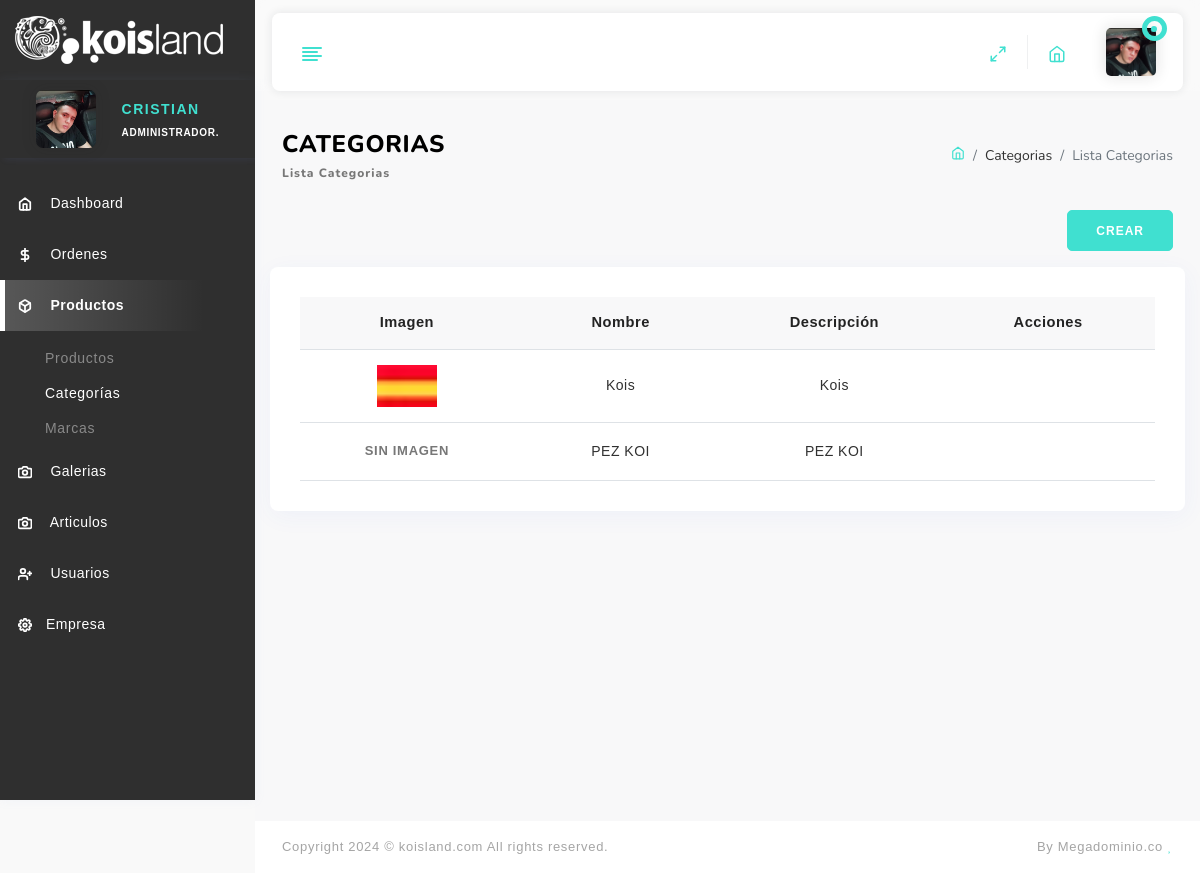
Page /pro/categorias/ (signed in) on the committed database.
### usr/models.py (models this page shows, shortened)
class User(AbstractUser):
    image = models.ImageField(upload_to='img-users/', blank=True, null=True)
    identificacion = models.IntegerField(default=0, blank=True, null=True)
    telefono = models.IntegerField(default=0, blank=True, null=True)
    direccion = models.CharField(max_length=100, blank=True, null=True)
    cargo = models.ForeignKey(Cargo, on_delete=models.CASCADE, blank=True, null=True)

class Cargo(ClaseModelo):
    nombre = models.CharField(max_length=250)
    def __str__(self):
        return '{}'.format(self.nombre)

### bas/models.py (models this page shows, shortened)
class ClaseModelo(models.Model):
    estado = models.BooleanField(default=True)
    fc = models.DateTimeField(auto_now_add=True)
    fm = models.DateTimeField(auto_now=True)
    uc = models.ForeignKey(settings.AUTH_USER_MODEL,null=True, blank=True, on_delete=models.DO_NOTHING, related_name='%(class)s_requests_created')
    um = models.IntegerField(blank=True,null=True)
    class Meta:
        abstract=True

class Empresa(ClaseModelo):
    nombre = models.CharField(max_length=250)
    telefono = models.IntegerField(blank=True, null=True)
    logo = models.ImageField(upload_to="upload/images/empresa", blank=True, null=True)
    web = models.URLField(blank=True, null=True)
    terminos = models.TextField(max_length=512, blank=True, null=True)
    nit = models.IntegerField(blank=True, null=True)
    last_updated = models.DateTimeField(auto_now=True, editable=False)
    email = models.EmailField(blank=True, null=True)
    direccion = models.CharField(max_length=250, blank=True, null=True)
    created = models.DateTimeField(auto_now_add=True, editable=False)
    whatsapp = models.IntegerField(blank=True, null=True)
    estado = models.BooleanField(default=True)

### pro/models.py (models this page shows, shortened)
class Categoria(ClaseModelo):
    nombre = models.CharField(max_length=100)
    descripcion = models.TextField(blank=True, null=True)
    imagen = models.ImageField(upload_to='productos/categorias/', blank=True, null=True)

### pro/views.py (the view)
# urls.py: path('categorias/', CategoriaListView.as_view(), name='categoria_list'),
class CategoriaListView(LoginRequiredMixin, ListView):
    login_url = 'bas:login'
    model = Categoria
    template_name = 'categoria_list.html'
    paginate_by = 10  # número de categorías por página
    def get_context_data(self, **kwargs):
        context = super().get_context_data(**kwargs)
        context['titulo'] = 'Listado de Categorías'
        return context

### app/context_processors.py (called while the page is built)
def empresa(request):
    emp = Empresa.objects.all().first()
    return {'emp': emp}

### pro/templates/categoria_list.html (shortened to what this page needs)
{% extends 'base/index.html' %} {% load static %} {% block content %}
<div class="container-fluid">
  <div class="page-header">
    <div class="row">
      <div class="col-lg-6">
        <div class="page-header-left">
          <h3>
            Categorias
            <small>Lista Categorias</small>
          </h3>
        </div>
      </div>
      <div class="col-lg-6">
        <ol class="breadcrumb pull-right">
          <li class="breadcrumb-item">
            <a href="/">
            </a>
          </li>
          <li class="breadcrumb-item">Categorias</li>
          <li class="breadcrumb-item active">Lista Categorias</li>
        </ol>
      </div>
    </div>
  </div>
  <div class="row">
    <div class="col-md-12 d-flex justify-content-end">
      <a href="{% url 'pro:crear_categoria' %}" class="btn btn-primary btn-sm mb-3"
        >CREAR</a
      >
    </div>
  </div>
</div>
<div class="card">
  <div class="card-body">
    <div class="table-responsive table-desi">
      <table class="table all-package">
        <thead class="bg-secondary">
          <tr>
            <th>Imagen</th>
            <th>Nombre</th>
            <th>Descripción</th>
            <th>Acciones</th>
          </tr>
        </thead>
        <tbody>
          {% for categoria in object_list %}
          <tr>
            <td>
              {% if categoria.imagen %}
              <img class="img-60" src="{{ categoria.imagen.url }}" alt="#" />
              {% else %}
              <p>Sin imagen</p>
              {% endif %}
            </td>
            <td>{{ categoria.nombre }}</td>
            <td>{{ categoria.descripcion }}</td>
            <td>
              <a href="{% url 'pro:editar_categoria' categoria.id %}">
                <i class="fa fa-edit" title="Edit"></i>
              </a>
              <a href="{% url 'pro:eliminar_categoria' categoria.id %}">
                <i class="fa fa-trash text-danger" title="Delete"></i>
              </a>
            </td>
          </tr>
          {% endfor %}
        </tbody>
      </table>
    </div>
  </div>
</div>
{% endblock %}

### templates/base/index.html (shortened to what this page needs)
{% load static %}
<!DOCTYPE html>
<html lang="es">
<head>
  <link rel="stylesheet" type="text/css" href="{% static 'base/assets/css/vendors/font-awesome.css' %}" />
  <link rel="stylesheet" type="text/css" href="{% static 'base/assets/css/vendors/flag-icon.css' %}" />
  <link rel="stylesheet" type="text/css" href="{% static 'base/assets/css/vendors/icofont.css' %}" />
  <link rel="stylesheet" type="text/css" href="{% static 'base/assets/css/vendors/prism.css' %}" />
  <link rel="stylesheet" type="text/css" href="{% static 'base/assets/css/vendors/chartist.css' %}" />
  <link rel="stylesheet" type="text/css" href="{% static 'base/assets/css/vendors/bootstrap.css' %}" />
  <link rel="stylesheet" type="text/css" href="{% static 'base/assets/css/style.css' %}" />
  <link rel="stylesheet" type="text/css" href="{% static 'base/assets/css/custom.css' %}" />
  <link rel="stylesheet" href="{% static 'base/assets/css/toastr/toastr.min.css' %}" />
</head>
<body>
  <div class="page-wrapper">
    <div class="page-main-header">
      <div class="main-header-right row">
        <div class="mobile-sidebar w-auto">
          <div class="media-body text-end switch-sm">
            <label class="switch">
              <a href="javascript:void(0)">
                <i id="sidebar-toggle" data-feather="align-left"></i>
              </a>
            </label>
          </div>
        </div>
        <div class="nav-right col">
          <ul class="nav-menus">
            <li>
              <a class="text-dark" href="#!" onclick="javascript:toggleFullScreen()">
                <i data-feather="maximize-2"></i>
              </a>
            </li>
            <li class="onhover-dropdown">
              <a class="text-dark" href="{% url 'web:inicio' %}">
              <i data-feather="home"></i>
            </li>
            <li class="onhover-dropdown">
              <div class="media align-items-center">
                <img class="align-self-center pull-right img-50 blur-up lazyloaded"
                  src="{{ request.user.image.url }}" alt="header-user" />
                <div class="dotted-animation">
                  <span class="animate-circle"></span>
                  <span class="main-circle"></span>
                </div>
              </div>
            </li>
          </ul>
        </div>
      </div>
    </div>
    <div class="page-body-wrapper">
      <div class="page-sidebar">
        <div class="main-header-left d-none d-lg-block">
          <div class="logo-wrapper">
            <a href="{% url 'bas:admin_home' %}">
              <img class="d-none d-lg-block blur-up lazyloaded" src="{{ emp.logo.url }}"
                alt="" />
            </a>
          </div>
        </div>
        <div class="sidebar custom-scrollbar">
          <div class="sidebar-user">
            <img class="img-60" src="{{ request.user.image.url }}" alt="#" />
            <div>
              <h6 class="f-14">{{ request.user.first_name }}</h6>
              <p>{{ request.user.cargo }}.</p>
            </div>
          </div>
          <ul class="sidebar-menu">
            <li>
              <a class="sidebar-header" href="{% url 'bas:admin_home' %}">
                <i data-feather="home"></i>
                <span>Dashboard</span>
              </a>
            </li>
            <li>
              <a class="sidebar-header" href="javascript:void(0)">
                <i data-feather="dollar-sign"></i>
                <span>Ordenes</span>
                <i class="fa fa-angle-right pull-right"></i>
              </a>
            </li>
            <li>
              <a class="sidebar-header" href="javascript:void(0)">
                <i data-feather="box"></i>
                <span>Productos</span>
                <i class="fa fa-angle-right pull-right"></i>
              </a>
              <ul class="sidebar-submenu">
                <li>
                  <a href="{% url 'pro:producto_list' %}">
                    <i class="fa fa-circle"></i>
                    <span>Productos</span>
                  </a>
                </li>
                <li>
                  <a href="{% url 'pro:categoria_list' %}">
                    <i class="fa fa-circle"></i>
                    <span>Categorías</span>
                  </a>
                </li>
                <li>
                  <a href="{% url 'pro:marca_list' %}">
                    <i class="fa fa-circle"></i>
                    <span>Marcas</span>
                  </a>
                </li>
              </ul>
            </li>
            <li>
              <a class="sidebar-header" href="{% url 'bas:albumes' %}">
                <i data-feather="camera"></i>
                <span>Galerias</span>
              </a>
            </li>
            <li>
              <a class="sidebar-header" href="media.html">
                <i data-feather="camera"></i>
                <span>Articulos</span>
              </a>
            </li>
            <li>
              <a class="sidebar-header" href="javascript:void(0)">
                <i data-feather="user-plus"></i>
                <span>Usuarios</span>
                <i class="fa fa-angle-right pull-right"></i>
              </a>
            </li>
            <li>
              <a class="sidebar-header" href="{% url 'bas:empresa_edit' %}"><i
                  data-feather="settings"></i><span>Empresa</span></a>
            </li>
          </ul>
        </div>
      </div>
      <div class="page-body">
        {% block content %} {% endblock %}
      </div>
      <footer class="footer">
        <div class="container-fluid">
          <div class="row">
            <div class="col-md-6 footer-copyright text-start">
              <p class="mb-0">
                Copyright 2024 © koisland.com All rights reserved.
              </p>
            </div>
            <div class="col-md-6 pull-right text-end">
              <p class="mb-0">By Megadominio.co<i class="fa fa-heart"></i></p>
            </div>
          </div>
        </div>
      </footer>
    </div>
  </div>
</body>
</html>

### static/base/assets/css/custom.css (style rules this page uses)
.page-wrapper .page-body-wrapper .page-sidebar .main-header-left .logo-wrapper { padding-left: 40px; }
.page-wrapper .page-body-wrapper .page-sidebar .sidebar-user { padding: 10px 10px !important; }

### rows in the picture
User: user.image (picture), user.first_name "CRISTIAN", user.cargo "ADMINISTRADOR"
Empresa: logo (picture)
Categoria: imagen (picture), nombre "Kois", descripcion "Kois"
Categoria: imagen "SIN IMAGEN", nombre "PEZ KOI", descripcion "PEZ KOI"
